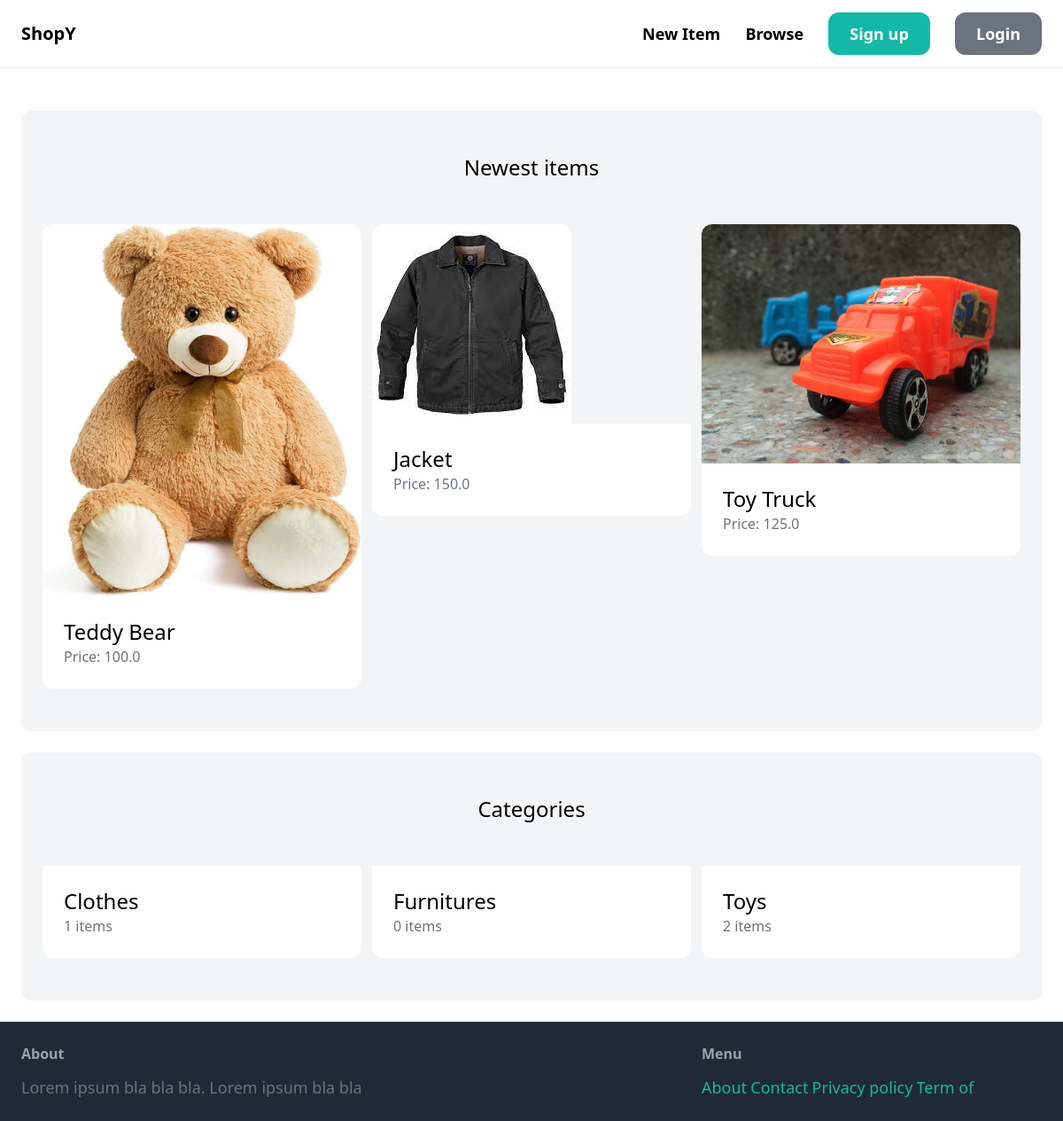
Before: / with the older database file.
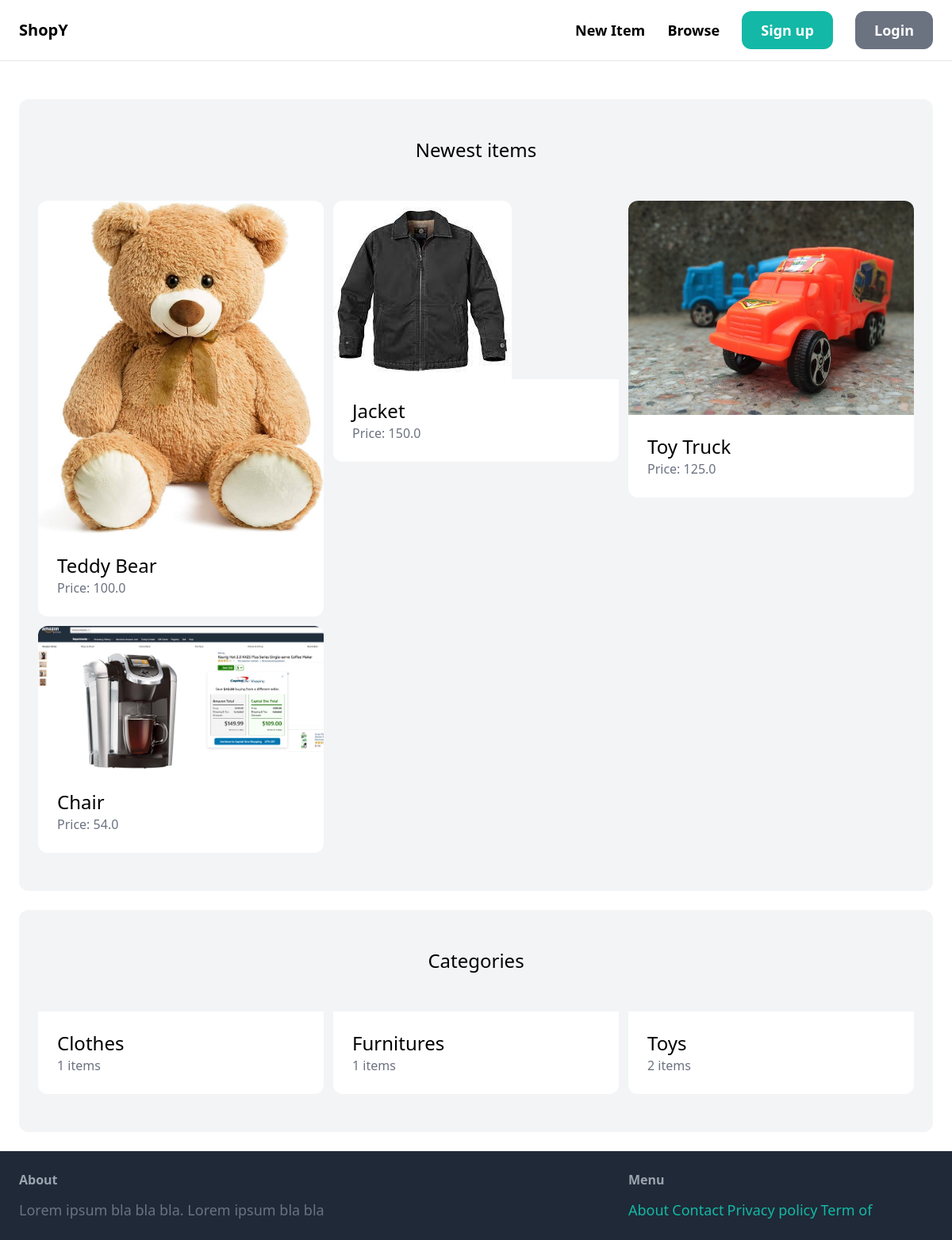
After: the same page with the newer database file.
### item/models.py (models this page shows, shortened)
class Item(models.Model):
    category = models.ForeignKey(Category, related_name='items', on_delete=models.CASCADE)
    name = models.CharField(max_length=255)
    description = models.TextField(blank=True, null=True)
    price = models.FloatField()
    image = models.ImageField(upload_to='item_images', blank=True, null=True)
    is_sold = models.BooleanField(default=False)
    created_by = models.ForeignKey(User, related_name='items', on_delete=models.CASCADE)
    created_at = models.DateTimeField(auto_now_add=True)

class Category(models.Model):
    name = models.CharField(max_length=255)
    class Meta:
        ordering = ('name',)
        verbose_name_plural = 'Categories'

### core/views.py (the view)
# urls.py: path('', views.index, name='index'),
def index(request):
    items = Item.objects.filter(is_sold=False)[0:6]
    categories = Category.objects.all()
    return render(request, 'core/index.html', {
        'categories': categories,
        'items': items,
    })

### core/templates/core/index.html (shortened to what this page needs)
{% extends 'core/base.html' %}
{% block content %}
    <div class="mt-6 px-6 py-12 bg-gray-100 rounded-xl">
        <h2 class="mb-12 text-2xl text-center">Newest items</h2>
        <div class="grid grid-cols-3 gap-3">
            {% for item in items %}
                <div>
                    <a href="{% url 'item:detail' item.id %}">
                        <div>
                            <img src="{{ item.image.url }}" class="rounded-t-xl">
                        </div>
                        <div class="p-6 bg-white rounded-b-xl">
                            <h2 class="text-2xl">{{ item.name }}</h2>
                            <p class="text-gray-500">Price: {{ item.price }}</p>
                        </div>
                    </a>
                </div>
            {% endfor %}
        </div>
    </div>
    <div class="mt-6 px-6 py-12 bg-gray-100 rounded-xl">
        <h2 class="mb-12 text-2xl text-center">Categories</h2>
        <div class="grid grid-cols-3 gap-3">
            {% for category in categories %}
                <div>
                    <a href="#">
                        <div class="p-6 bg-white rounded-b-xl">
                            <h2 class="text-2xl">{{ category.name }}</h2>
                            <p class="text-gray-500">{{ category.items.count }} items</p>
                        </div>
                    </a>
                </div>
            {% endfor %}
        </div>
    </div>
{% endblock %}

Changed rows visible on the page:
added Item: image (picture), name "Chair", price "54.0"
computed for Category "Furnitures": items.count "0" → "1"
